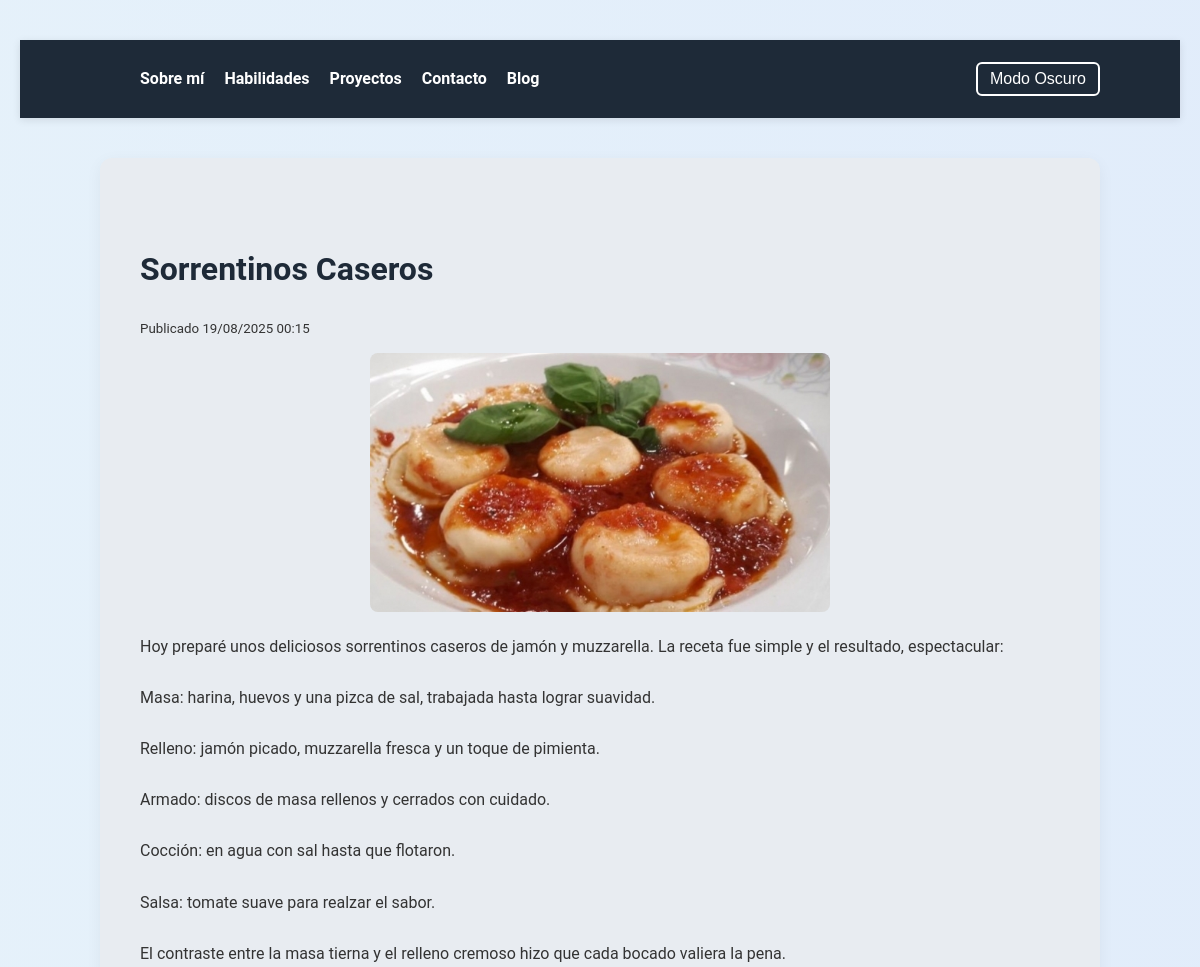
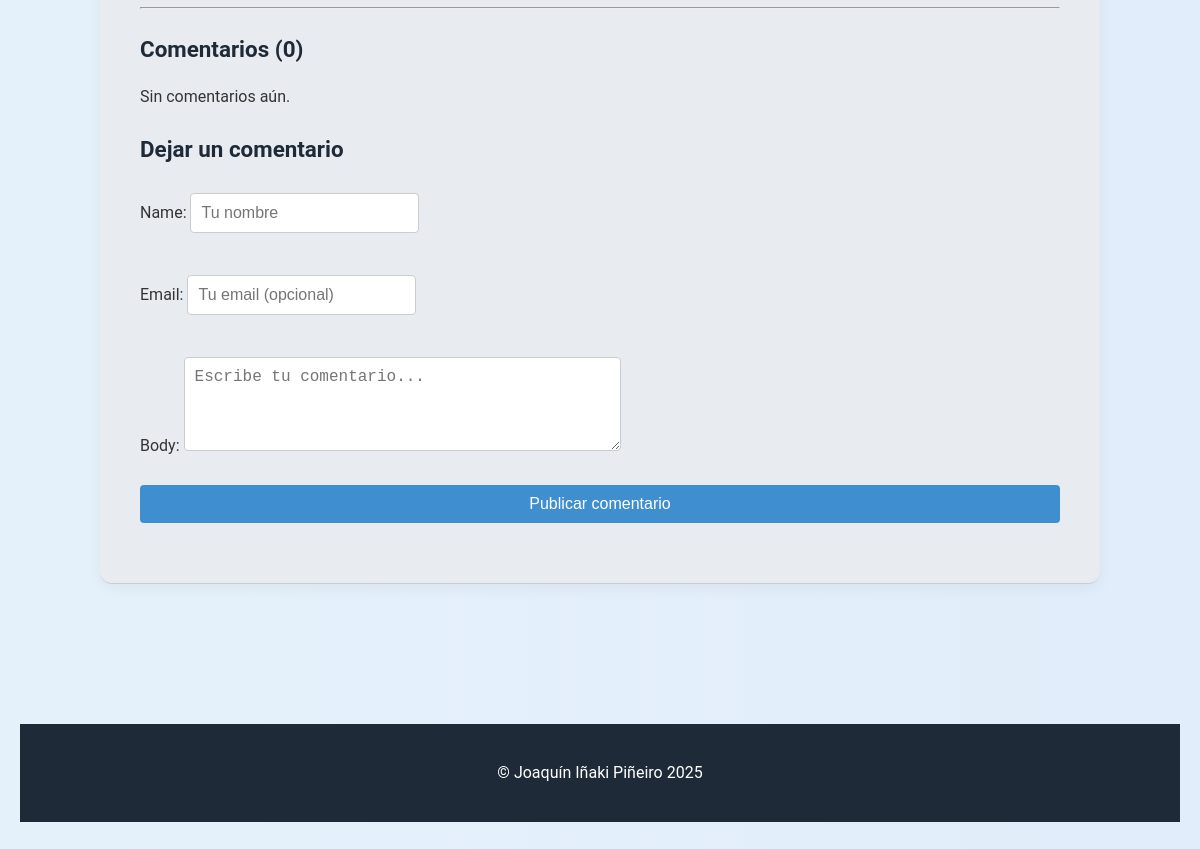
Screenshot of /blog/sorrentinos-caseros/ with the database file from the repository (2 pictures, top to bottom).
### blog/models.py (models this page shows, shortened)
class Post(models.Model):
    title = models.CharField(max_length=200)
    slug = models.SlugField(max_length=220, unique=True, blank=True)
    author = models.ForeignKey(User, on_delete=models.SET_NULL, null=True, blank=True)
    content = models.TextField()
    image = models.ImageField(upload_to='blog', blank=True, null=True)
    created_at = models.DateTimeField(auto_now_add=True)
    updated_at = models.DateTimeField(auto_now=True)
    class Meta:
        ordering = ['-created_at']

### blog/views.py (the view, shortened to what this page needs)
# urls.py: path('<slug:slug>/', views.post_detail, name='post_detail'),
def post_detail(request, slug):
    post = get_object_or_404(Post, slug=slug)
    form = CommentForm()
    return render(request, 'blog/post_detail.html', {'post': post, 'form': form})

### blog/forms.py
class CommentForm(forms.ModelForm):
    class Meta:
        model = Comment
        fields = ['name', 'email', 'body']
        widgets = {
            'name': forms.TextInput(attrs={'placeholder': 'Tu nombre'}),
            'email': forms.EmailInput(attrs={'placeholder': 'Tu email (opcional)'}),
            'body': forms.Textarea(attrs={'rows': 4, 'placeholder': 'Escribe tu comentario...'}),
        }

### templates/blog/post_detail.html (shortened to what this page needs)
{% extends 'base.html' %}
{% load static %}
{% block content %}
<section class="pagina">
  <article>
    <h2>{{ post.title }}</h2>
    <small>
      Publicado {{ post.created_at|date:"d/m/Y H:i" }}
    </small>
    {% if post.image %}
    <div style="margin-top:12px; text-align:center;">
      <img src="{{ post.image.url }}" alt="{{ post.title }}"
          style="max-width:460px; width:100%; height:auto; border-radius:8px;">
    </div>
    {% endif %}
    <div style="margin-top:14px; white-space:pre-wrap;">{{ post.content }}</div>
  </article>
  <hr/>
  <section>
    <h3>Comentarios ({{ post.comments.count }})</h3>
    {% for c in post.comments.all %}
    <div style="background:#e8ecf1; padding:10px; border-radius:8px; margin-bottom:8px;">
      <strong>{{ c.name }}</strong>
      <small>{{ c.created_at|date:"d/m/Y H:i" }}</small>
      <p style="margin:6px 0 0;">{{ c.body }}</p>
    </div>
    {% empty %}
    <p>Sin comentarios aún.</p>
    {% endfor %}
  </section>
  <section style="margin-top:1rem;">
    <h3>Dejar un comentario</h3>
    <form action="" method="post">
      {{ form.as_p }}
      <button type="submit">Publicar comentario</button>
    </form>
  </section>
</section>
{% endblock %}

### static/css/styles.css (style rules this page uses)
body { font-family: 'Roboto', sans-serif; margin: 0; padding: 40px 20px; background-color: #f4f4f9; color: #333; transition: background 0.3s, color 0.3s; line-height: 1.6; }
body::before { content: ""; position: fixed; top: 0; left: 0; width: 100%; height: 100%; background: linear-gradient(270deg, #ff9a9e, #fad0c4, #a1c4fd, #c2e9fb); background-size: 800% 800%; z-index: -1; animation: fondoAnimado 20s ease infinite; opacity: 0.3; pointer-events: none; }
section.pagina { padding: 60px 40px; border-bottom: 1px solid #ccc; background-color: #e8ecf1; border-radius: 12px; margin-bottom: 40px; box-shadow: 0 4px 16px rgba(0, 0, 0, 0.05); transition: transform 0.3s; }
h1, h2, h3 { font-weight: 700; color: #1e2a38; }
h2 { font-size: 2rem; margin-bottom: 20px; }
h3 { font-size: 1.4rem; margin-bottom: 10px; }
form { display: flex; flex-direction: column; gap: 10px; }
input, textarea { padding: 10px; border: 1px solid #ccc; border-radius: 4px; background-color: white; color: #333; font-size: 1rem; }
button[type="submit"] { background-color: #3e8ed0; color: white; padding: 10px; border: none; border-radius: 4px; font-size: 1rem; cursor: pointer; transition: background 0.3s; }

### templates/base.html (style rules this page uses)
html { scroll-behavior: smooth; }

### rows the page displays
Post: title "Sorrentinos Caseros", created_at "19/08/2025 00:15", image (picture), content "Hoy preparé unos deliciosos sorrentinos caseros de jamón y muzzarella. La receta fue simple y el resultado, espectacular: Masa: harina, huevos y una pizca de sal, trabajada hasta lograr suavidad. Relleno: jamón picado, muzzarella fresca y un toque de pimienta. Armado: discos de masa rellenos y cerrados con cuidado. Cocción: en agua con sal hasta que flotaron. Salsa: tomate suave para realzar el sabor. El contraste entre la masa tierna y el relleno cremoso hizo que cada bocado valiera la pena.", comments.count "0"
